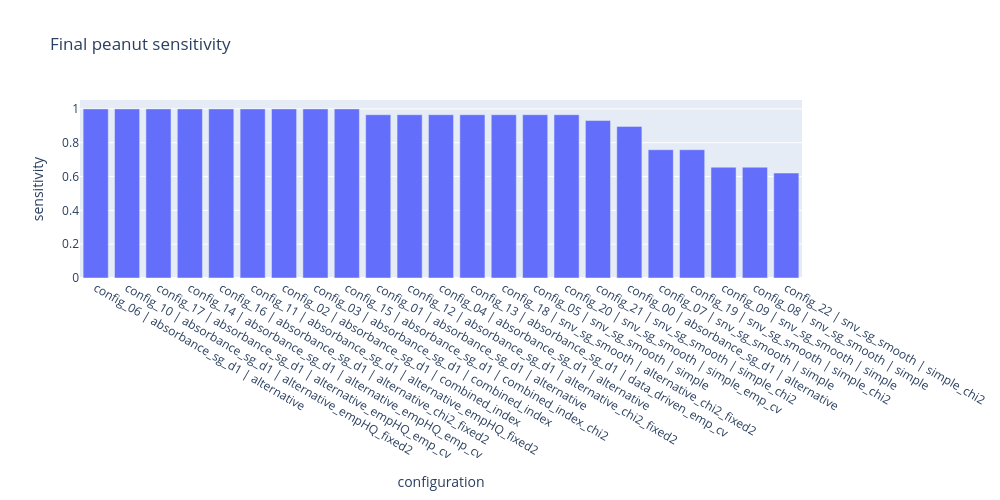
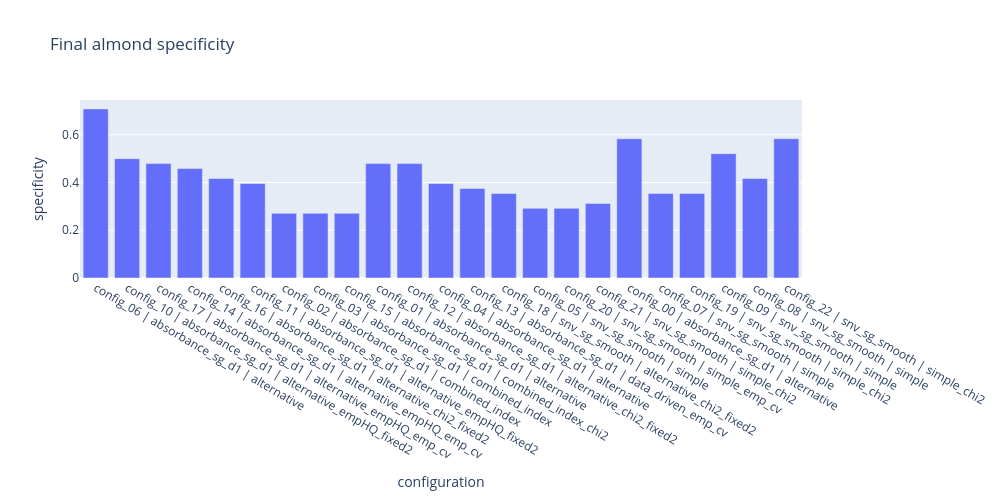

The cell these charts' notebook holds for them, in order:
### Code cell
if plot_bar_values is not None and len(final_metrics_df) > 0:
    labels = (
        final_metrics_df["selection_profile"].astype(str)
        + " | "
        + final_metrics_df["preprocessing"].astype(str)
        + " | "
        + final_metrics_df["selected_rule_name"].astype(str)
    )

    plot_bar_values(
        x=labels,
        y=final_metrics_df["peanut_sensitivity"],
        title="Final peanut sensitivity",
        x_title="configuration",
        y_title="sensitivity",
        show=True,
    )

    plot_bar_values(
        x=labels,
        y=final_metrics_df["almond_specificity"],
        title="Final almond specificity",
        x_title="configuration",
        y_title="specificity",
        show=True,
    )
else:
    print("Sensitivity/specificity plots skipped.")

### Figure 1 — Plotly figure (JSON) as saved in the notebook; plotly's stock layout.template omitted (floating-point values rounded to 4 significant figures)
{"data": [{"hovertemplate": "%{x}<br>%{y}<extra></extra>", "type": "bar", "x": ["config_06 | absorbance_sg_d1 | alternative", "config_10 | absorbance_sg_d1 | alternative_empHQ_fixed2", "config_17 | absorbance_sg_d1 | alternative_empHQ_emp_cv", "config_14 | absorbance_sg_d1 | alternative_empHQ_emp_cv", "config_16 | absorbance_sg_d1 | alternative_chi2_fixed2", "config_11 | absorbance_sg_d1 | alternative_empHQ_fixed2", "config_02 | absorbance_sg_d1 | combined_index", "config_03 | absorbance_sg_d1 | combined_index", "config_15 | absorbance_sg_d1 | combined_index_chi2", "config_01 | absorbance_sg_d1 | alternative", "config_12 | absorbance_sg_d1 | alternative_chi2_fixed2", "config_04 | absorbance_sg_d1 | alternative", "config_13 | absorbance_sg_d1 | data_driven_emp_cv", "config_18 | snv_sg_smooth | alternative_chi2_fixed2", "config_05 | snv_sg_smooth | simple", "config_20 | snv_sg_smooth | simple_emp_cv", "config_21 | snv_sg_smooth | simple_chi2", "config_00 | absorbance_sg_d1 | alternative", "config_07 | snv_sg_smooth | simple", "config_19 | snv_sg_smooth | simple_chi2", "config_09 | snv_sg_smooth | simple", "config_08 | snv_sg_smooth | simple", "config_22 | snv_sg_smooth | simple_chi2"], "y": [1.0, 1.0, 1.0, 1.0, 1.0, 1.0, 1.0, 1.0, 1.0, 0.9655, 0.9655, 0.9655, 0.9655, 0.9655, 0.9655, 0.9655, 0.931, 0.8966, 0.7586, 0.7586, 0.6552, 0.6552, 0.6207]}], "layout": {"height": 500, "title": {"text": "Final peanut sensitivity"}, "width": 1000, "xaxis": {"title": {"text": "configuration"}}, "yaxis": {"title": {"text": "sensitivity"}}}}

### Figure 2 — Plotly figure (JSON) as saved in the notebook; plotly's stock layout.template omitted (floating-point values rounded to 4 significant figures)
{"data": [{"hovertemplate": "%{x}<br>%{y}<extra></extra>", "type": "bar", "x": ["config_06 | absorbance_sg_d1 | alternative", "config_10 | absorbance_sg_d1 | alternative_empHQ_fixed2", "config_17 | absorbance_sg_d1 | alternative_empHQ_emp_cv", "config_14 | absorbance_sg_d1 | alternative_empHQ_emp_cv", "config_16 | absorbance_sg_d1 | alternative_chi2_fixed2", "config_11 | absorbance_sg_d1 | alternative_empHQ_fixed2", "config_02 | absorbance_sg_d1 | combined_index", "config_03 | absorbance_sg_d1 | combined_index", "config_15 | absorbance_sg_d1 | combined_index_chi2", "config_01 | absorbance_sg_d1 | alternative", "config_12 | absorbance_sg_d1 | alternative_chi2_fixed2", "config_04 | absorbance_sg_d1 | alternative", "config_13 | absorbance_sg_d1 | data_driven_emp_cv", "config_18 | snv_sg_smooth | alternative_chi2_fixed2", "config_05 | snv_sg_smooth | simple", "config_20 | snv_sg_smooth | simple_emp_cv", "config_21 | snv_sg_smooth | simple_chi2", "config_00 | absorbance_sg_d1 | alternative", "config_07 | snv_sg_smooth | simple", "config_19 | snv_sg_smooth | simple_chi2", "config_09 | snv_sg_smooth | simple", "config_08 | snv_sg_smooth | simple", "config_22 | snv_sg_smooth | simple_chi2"], "y": [0.7083, 0.5, 0.4792, 0.4583, 0.4167, 0.3958, 0.2708, 0.2708, 0.2708, 0.4792, 0.4792, 0.3958, 0.375, 0.3542, 0.2917, 0.2917, 0.3125, 0.5833, 0.3542, 0.3542, 0.5208, 0.4167, 0.5833]}], "layout": {"height": 500, "title": {"text": "Final almond specificity"}, "width": 1000, "xaxis": {"title": {"text": "configuration"}}, "yaxis": {"title": {"text": "specificity"}}}}
